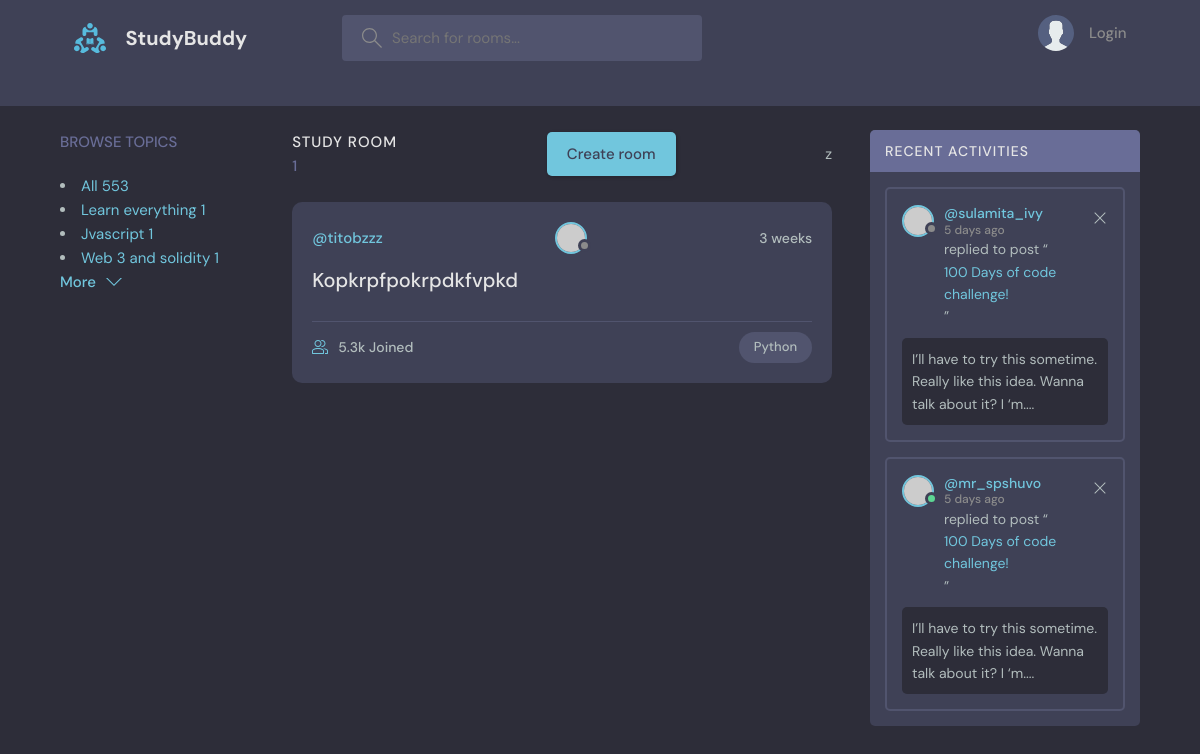
Page /?q=Jvascript on the committed database.
### base/models.py (models this page shows, shortened)
class Topic(models.Model):
    name = models.CharField(max_length=200)

class Room(models.Model):
    host = models.ForeignKey(User, on_delete=models.SET_NULL, null=True)
    topic =  models.ForeignKey(Topic, on_delete=models.SET_NULL, null=True)
    name = models.CharField(max_length=200)
    description = models.TextField(null= True, blank= True)
    participants = models.ManyToManyField(User, related_name='participant', blank=True)
    updated = models.DateTimeField(auto_now = True)
    created = models.DateTimeField(auto_now_add=True)
    class Meta:
        ordering = ['-updated','-created']

### base/views.py (the view)
# urls.py: path('', views.home, name="home"),
def home(request):
    q = request.GET.get('q') if request.GET.get('q') != None else ''
    rooms = Room.objects.filter(
        Q(topic__name__icontains=q) |
        Q(name__icontains=q)  |
        Q(description__icontains=q) )
    topics = Topic.objects.all()
    room_count = rooms.count()
    room_messages = Message.objects.filter(Q(room__topic__name__icontains=q))
    context={
        'rooms' : rooms,
        'topics':topics,
        'room_count':room_count,
        'room_messages':room_messages
        }
    return render(request,'base/home.html', context )

### base/templates/base/home.html (shortened to what this page needs)
{% extends 'main.html' %}
{% block content %}
<main class="header header--loggedIn">
      </div>
    <main class="layout layout--3">
      <div class="container">
        {% include 'base/topic_component.html' %}
        <div class="roomList">
          <div class="roomList__header">
            <div>
              <h2>Study Room</h2>
              <p>{{rooms.count}}</p>
            </div>
            <a class="btn btn--main"  href="{% url 'createRoom' %}" >Create room</a>
        z
          </div>
          {% include 'base/feed_component.html' %}
        </div>
        <div class="activities">
          <div class="activities__header">
            <h2>Recent Activities</h2>
          </div>
          <div class="activities__box">
            <div class="activities__boxHeader roomListRoom__header">
              <a href="profile.html" class="roomListRoom__author">
                <div class="avatar avatar--small">
                  <img src="https://randomuser.me/api/portraits/women/11.jpg" />
                </div>
                <p>
                  @sulamita_ivy
                  <span>5 days ago</span>
                </p>
              </a>
              <div class="roomListRoom__actions">
                <a href="#">
                  <svg version="1.1" xmlns="http://www.w3.org/2000/svg" width="32" height="32" viewBox="0 0 32 32">
                    <title>remove</title>
                    <path
                      d="M27.314 6.019l-1.333-1.333-9.98 9.981-9.981-9.981-1.333 1.333 9.981 9.981-9.981 9.98 1.333 1.333 9.981-9.98 9.98 9.98 1.333-1.333-9.98-9.98 9.98-9.981z"
                    ></path>
                  </svg>
                </a>
              </div>
            </div>
            <div class="activities__boxContent">
              <p>replied to post “<a href="room.html">100 Days of code challenge!</a>”</p>
              <div class="activities__boxRoomContent">
                I’ll have to try this sometime. Really like this idea. Wanna talk about it? I ‘m....
              </div>
            </div>
          </div>
          <div class="activities__box">
            <div class="activities__boxHeader roomListRoom__header">
              <a href="profile.html" class="roomListRoom__author">
                <div class="avatar avatar--small active">
                  <img src="https://randomuser.me/api/portraits/men/13.jpg" />
                </div>
                <p>
                  @mr_spshuvo
                  <span>5 days ago</span>
                </p>
              </a>
              <div class="roomListRoom__actions">
                <a href="#">
                  <svg version="1.1" xmlns="http://www.w3.org/2000/svg" width="32" height="32" viewBox="0 0 32 32">
                    <title>remove</title>
                    <path
                      d="M27.314 6.019l-1.333-1.333-9.98 9.981-9.981-9.981-1.333 1.333 9.981 9.981-9.981 9.98 1.333 1.333 9.981-9.98 9.98 9.98 1.333-1.333-9.98-9.98 9.98-9.981z"
                    ></path>
                  </svg>
                </a>
              </div>
            </div>
            <div class="activities__boxContent">
              <p>replied to post “<a href="room.html">100 Days of code challenge!</a>”</p>
              <div class="activities__boxRoomContent">
                I’ll have to try this sometime. Really like this idea. Wanna talk about it? I ‘m....
              </div>
            </div>
          </div>
        </div>
      </div>
    </main>
{%  endblock content%}

### base/templates/base/topic_component.html (shortened to what this page needs)
<div class="topics">
    <div class="topics__header">
      <h2>Browse Topics</h2>
    </div>
                    <li>
                    <a href="{% url 'home' %}" class="active">All <span>553</span></a>
                 </li>
            {% for topic in topics %}
                  <li>
                    <a href="{% url 'home'  %}?q={{topic.name}}">{{topic.name}}  <span>{{topic.room_set.all.count}}</span> </a>
                  </li>
            {% endfor %}
            <a class="btn btn--link" href="topics.html">
                  More
                  <svg version="1.1" xmlns="http://www.w3.org/2000/svg" width="32" height="32" viewBox="0 0 32 32">
                    <title>chevron-down</title>
                    <path d="M16 21l-13-13h-3l16 16 16-16h-3l-13 13z"></path>
                  </svg>
                </a>
              </div>

### base/templates/base/feed_component.html (shortened to what this page needs)
            {% for room in rooms %}
            <div class="roomListRoom">
                <div class="roomListRoom__header">
                  <a  href="{% url 'userProfile' room.host.id %}" class="roomListRoom__author">@{{room.host.username}}</a>
                                  <div class="avatar avatar--small">
                      <img src="https://randomuser.me/api/portraits/women/11.jpg" />
                    </div>
                  <div class="roomListRoom__actions">
                    <span>{{room.created|timesince}}</span>
                  </div>
                </div>
                <div class="roomListRoom__content">
                  <a href="{% url 'room' room.id %}">{{room.name}}</a>
                </div>
                <div class="roomListRoom__meta">
                  <a href="room.html" class="roomListRoom__joined">
                    5.3k Joined
                  </a>
                  <p class="roomListRoom__topic">Python</p>
                </div>
              </div>
              {% endfor %}

### rows in the picture
Topic: name "Learn everything", room_set.all.count "1"
Topic: name "Jvascript", room_set.all.count "1"
Topic: name "Web 3 and solidity", room_set.all.count "1"
Room: host.username "titobzzz", created "3 weeks", name "Kopkrpfpokrpdkfvpkd"

### other values in the picture
{{ rooms.count }} "1"
